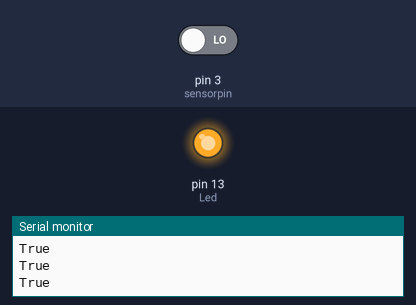
Simulated run of this sketch. Board: Arduino Uno, built with avr-gcc and run on an emulated ATmega328P. On the bench: output pins drawn as LEDs (lit = HIGH), the last lines printed to the serial monitor. Inputs (shaded band) come from the test bench; at power-on: pin 3 (sensorpin) LOW.

Above: at 2.8 s.
2.9 s: pin 3 (sensorpin) driven HIGH
At 4.2 s:
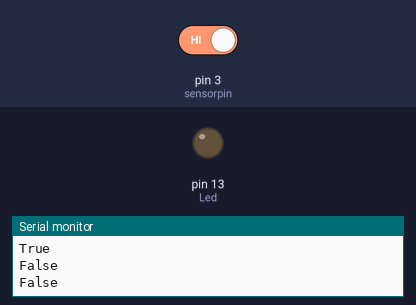
4.5 s: pin 3 (sensorpin) driven LOW
At 5.9 s:
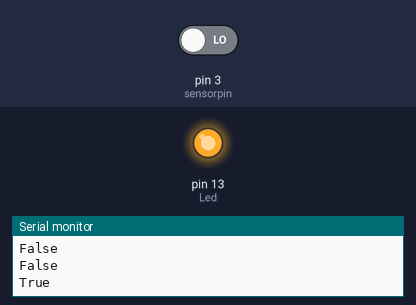
Timing chart, 0 to 7.5 s (numbered marks = the images above; inputs shaded):
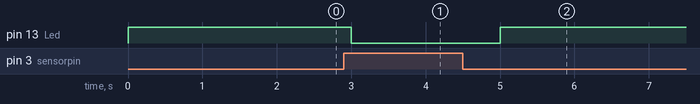

The sketch:

Mini_Magnetic_Ring_Snesor.ino
```cpp
/*

Mini Magnetic Ring Sensor Code

Wiring

Sensor      Arduino
- ----------> GND
Middle -----> 5V
S ----------> Digital Pin 3

*/

int Led = 13 ;// define LED Interface
int sensorpin = 3; // define the Reed sensor interfaces
int val;// define numeric variables val
void setup() {
  pinMode(Led, OUTPUT);// define LED as output interface
  pinMode(sensorpin, INPUT);// output interface as defined Reed sensor
  Serial.begin(9600);
}

void loop() {
  val = digitalRead(sensorpin) ;// digital interface will be assigned a value of 3 to read val
  if(val == HIGH) { // When the Reed sensor detects a signal, LED flashes
    digitalWrite(Led, LOW);
    Serial.println("False");
  }
  else {
    digitalWrite(Led, HIGH);
    Serial.println("True");
  }
  delay(1000);
}
```

Measured:
- after the input at 2.9 s, pin 13 (Led): HIGH → LOW after 0.10 s
- after the input at 4.5 s, pin 13 (Led): LOW → HIGH after 0.50 s
